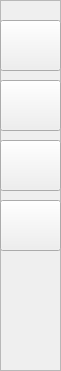
   <widget class="QFrame" name="navigation_bar">
    <property name="geometry">
     <rect>
      <x>0</x>
      <y>0</y>
      <width>61</width>
      <height>371</height>
     </rect>
    </property>
    <property name="frameShape">
     <enum>QFrame::StyledPanel</enum>
    </property>
    <property name="frameShadow">
     <enum>QFrame::Raised</enum>
    </property>
    <widget class="QPushButton" name="profile_menu">
     <property name="geometry">
      <rect>
       <x>0</x>
       <y>20</y>
       <width>61</width>
       <height>51</height>
      </rect>
     </property>
     <property name="cursor">
      <cursorShape>PointingHandCursor</cursorShape>
     </property>
     <property name="text">
      <string/>
     </property>
    </widget>
    <widget class="QPushButton" name="journal_menu">
     <property name="geometry">
      <rect>
       <x>0</x>
       <y>80</y>
       <width>61</width>
       <height>51</height>
      </rect>
     </property>
     <property name="cursor">
      <cursorShape>PointingHandCursor</cursorShape>
     </property>
     <property name="text">
      <string/>
     </property>
    </widget>
    <widget class="QPushButton" name="settings_menu">
     <property name="geometry">
      <rect>
       <x>0</x>
       <y>140</y>
       <width>61</width>
       <height>51</height>
      </rect>
     </property>
     <property name="cursor">
      <cursorShape>PointingHandCursor</cursorShape>
     </property>
     <property name="text">
      <string/>
     </property>
    </widget>
    <widget class="QPushButton" name="help_menu">
     <property name="geometry">
      <rect>
       <x>0</x>
       <y>200</y>
       <width>61</width>
       <height>51</height>
      </rect>
     </property>
     <property name="cursor">
      <cursorShape>PointingHandCursor</cursorShape>
     </property>
     <property name="text">
      <string/>
     </property>
    </widget>
    <widget class="QLabel" name="profile_icon">
     <property name="geometry">
      <rect>
       <x>10</x>
       <y>30</y>
       <width>41</width>
       <height>31</height>
      </rect>
     </property>
     <property name="text">
      <string/>
     </property>
     <property name="pixmap">
      <pixmap>../../icons/navbar_profile.png</pixmap>
     </property>
     <property name="scaledContents">
      <bool>true</bool>
     </property>
     <property name="alignment">
      <set>Qt::AlignCenter</set>
     </property>
    </widget>
    <widget class="QLabel" name="journal_icon">
     <property name="geometry">
      <rect>
       <x>10</x>
       <y>90</y>
       <width>41</width>
       <height>31</height>
      </rect>
     </property>
     <property name="text">
      <string/>
     </property>
     <property name="pixmap">
      <pixmap>../../icons/navbar_journal.png</pixmap>
     </property>
     <property name="scaledContents">
      <bool>true</bool>
     </property>
     <property name="alignment">
      <set>Qt::AlignCenter</set>
     </property>
    </widget>
    <widget class="QLabel" name="settings_icon">
     <property name="geometry">
      <rect>
       <x>10</x>
       <y>150</y>
       <width>41</width>
       <height>31</height>
      </rect>
     </property>
     <property name="cursor">
      <cursorShape>ArrowCursor</cursorShape>
     </property>
     <property name="text">
      <string/>
     </property>
     <property name="pixmap">
      <pixmap>../../icons/navbar_settings.png</pixmap>
     </property>
     <property name="scaledContents">
      <bool>true</bool>
     </property>
     <property name="alignment">
      <set>Qt::AlignCenter</set>
     </property>
    </widget>
    <widget class="QLabel" name="help_icon">
     <property name="geometry">
      <rect>
       <x>10</x>
       <y>210</y>
       <width>41</width>
       <height>31</height>
      </rect>
     </property>
     <property name="text">
      <string/>
     </property>
     <property name="pixmap">
      <pixmap>../../icons/navbar_help.png</pixmap>
     </property>
     <property name="scaledContents">
      <bool>true</bool>
     </property>
    </widget>
    <zorder>settings_icon</zorder>
    <zorder>profile_icon</zorder>
    <zorder>journal_icon</zorder>
    <zorder>help_icon</zorder>
    <zorder>profile_menu</zorder>
    <zorder>journal_menu</zorder>
    <zorder>settings_menu</zorder>
    <zorder>help_menu</zorder>
   </widget>
